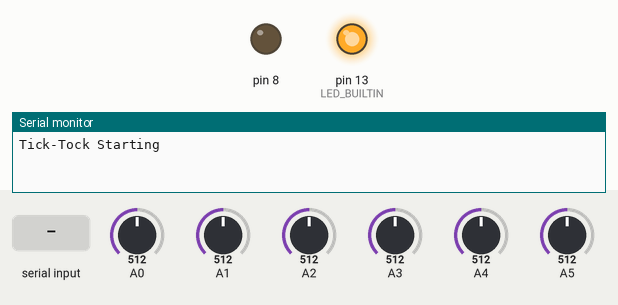
This sketch was run on a simulated Arduino Uno, built with avr-gcc and run on an emulated ATmega328P. On the bench: output pins drawn as LEDs (lit = HIGH), the last lines printed to the serial monitor. Dashed ring = blinking. The test bench sets the inputs (shaded band); at power-on: A0 = 512, A1 = 512, A2 = 512, A3 = 512, A4 = 512, A5 = 512.

Above: at 0.3 s.
At 2.2 s:
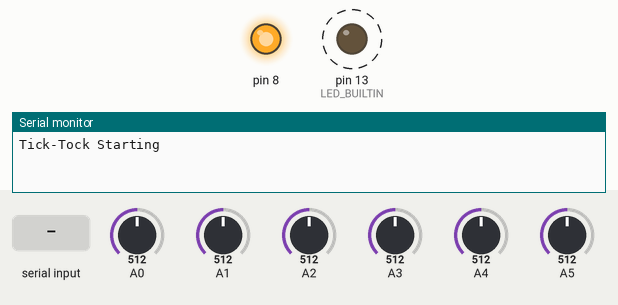
At 4.1 s:
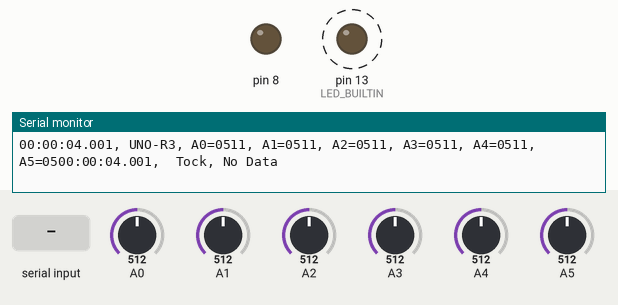
4.2 s: "1" received over Serial
Timing chart, 0 to 12.5 s (numbered marks = the images above; inputs shaded):
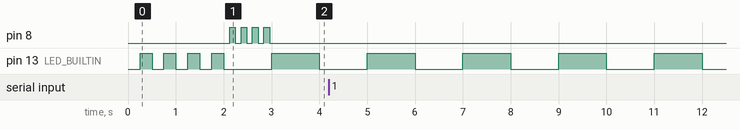

Measured:
- by itself, pin 13 (LED_BUILTIN): alternates HIGH for 1.0 s and LOW for 1.0 s

The sketch:

TickTockNoDelayV11.ino
```cpp
/*
  TickTock Serial Port
  Toggles the on-board LED on/off every second
  Sends Arduino milliseconds to com port suffixed with alternating Tick / Tock string
*/

String RX_Data;
String TX_Data;
int REGISTER;
int CONNECTED;
char timestamp[16];
char analoguevals[50];
unsigned int Analogue[6];
unsigned long NextToggle;

void setup() {

  Serial.end();
  Serial.setTimeout(0);
  Serial.begin(115200, SERIAL_8N1);
  Serial.println("Tick-Tock Starting");
  Serial.flush();
  pinMode(A0,INPUT_PULLUP);
  pinMode(A1,INPUT_PULLUP);
  pinMode(A2,INPUT_PULLUP);
  pinMode(A3,INPUT_PULLUP);
  pinMode(A4,INPUT_PULLUP);
  pinMode(A5,INPUT_PULLUP);
  pinMode(LED_BUILTIN, OUTPUT);
  Flash_LED(LED_BUILTIN, 4, 250);
  pinMode(8, OUTPUT);
  Flash_LED(8, 4, 120);
  //pinMode(8, INPUT);
  NextToggle = (1000 * (millis() / 1000 )) + 1000;
}

void loop()
{

 if (millis() < NextToggle)

  {
    Read_Analogue_Inputs();
  }

  else

  {

    Toggle_LED();
    Toggle_TIME();
    NextToggle = (1000 * (millis() / 1000 )) + 1000;

  }
}

void Toggle_LED()

{
  digitalWrite(LED_BUILTIN, !digitalRead(LED_BUILTIN));
}

void Toggle_TIME()

{
  if (digitalRead(LED_BUILTIN))

  {
    Toggle_DATA(" Tick, ");
  }

  else

  {
    Toggle_DATA(" Tock, ");
  }
}

void Toggle_DATA(String dataString) {


  if (RX_Data.length() < 1)

  {
    TX_Data = "No Data";
  }

  else

  {
    TX_Data =  RX_Data;
  }

  sprintf(analoguevals,"A0=%04d, A1=%04d, A2=%04d, A3=%04d, A4=%04d, A5=%04d," , Analogue[0] , Analogue[1] , Analogue[2] , Analogue[3] , Analogue[4] , Analogue[5]) ;

  millis_to_timestamp();

  Serial.print(timestamp);
  Serial.print("UNO-R3, ");
  Serial.print(analoguevals);
  Serial.print(dataString);
  Serial.print(TX_Data);
  Serial.println();
  Serial.flush();

  RX_Data = "";

}

void serialEvent()

{
  while (Serial.available())
  RX_Data += (char)Serial.read();
}


void Flash_LED(int LED_Pin, int FlashCount, int FlashTime)

{

  for (int flash = 0; flash < FlashCount; flash++)

  {
    delay(FlashTime);
    digitalWrite(LED_Pin, HIGH);
    delay(FlashTime);
    digitalWrite(LED_Pin, LOW);
  }
}


void Read_Analogue_Inputs()
{

  Analogue[0] = (Analogue[0] + analogRead(A0)) / 2 ; //delayMicroseconds(20);
  Analogue[1] = (Analogue[1] + analogRead(A1)) / 2 ; //delayMicroseconds(20);
  Analogue[2] = (Analogue[2] + analogRead(A2)) / 2 ; //delayMicroseconds(20);
  Analogue[3] = (Analogue[3] + analogRead(A3)) / 2 ; //delayMicroseconds(20);
  Analogue[4] = (Analogue[4] + analogRead(A4)) / 2 ; //delayMicroseconds(20);
  Analogue[5] = (Analogue[5] + analogRead(A5)) / 2 ; //delayMicroseconds(20);


}

void millis_to_timestamp()

{

  int DD;
  int HH;
  int MM;
  int SS;
  unsigned long MS;

  MS = millis();
  SS = MS /1000 ;
  MM = SS / 60;
  HH = MM / 60;
  DD = HH / 24;

  sprintf(timestamp,"%02i:%02i:%02i.%03i, " , HH%24 , MM%60 , SS%60 , MS%1000 ) ;

}
```
